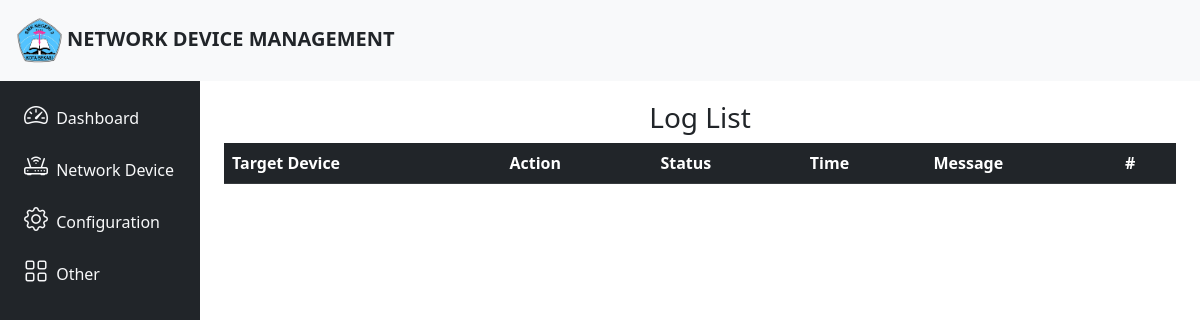
/log/, run on an earlier commit of the app's database.
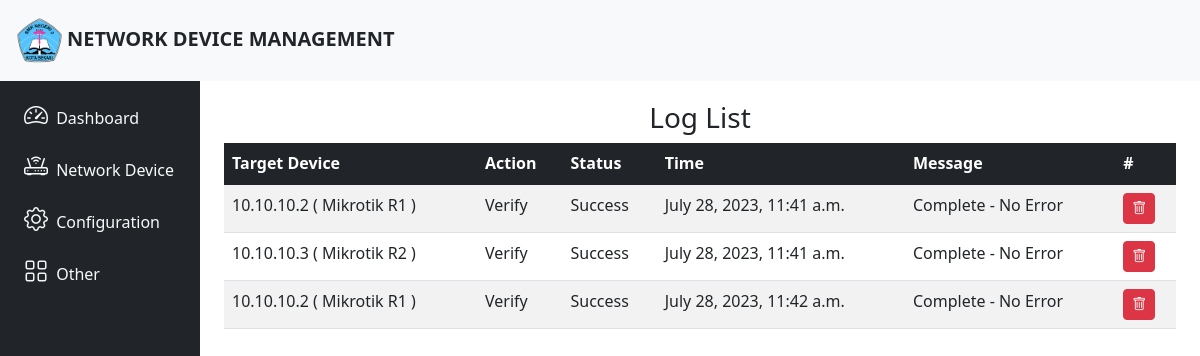
And on a later commit of the database.
### NetworkManager/models.py (models this page shows, shortened)
class Log(models.Model):
    target = models.CharField(max_length=255)
    action = models.CharField(max_length=255)
    status = models.CharField(max_length=255)
    time = models.DateTimeField(null=True)
    message = models.CharField(max_length=255, blank=True)

### NetworkManager/views.py (the view)
# urls.py: path('log/',views.log, name = 'log')
def log(request):
    logs = Log.objects.all()
    context = {
            'logs': logs
        }
    return render(request, 'log.html', context)

### templates/log.html
{% extends 'base.html' %}
{% block content %}
<div class="col py-1">
    <div class="container">
        <div class="row">
            <h3 class="text-center mt-3">Log List</h3>
            <div class="table-responsive">
                <table class="table table-striped table-hover">
                    <thead>
                        <tr class="table-dark">
                            <th scope="col">Target Device</th>
                            <th scope="col">Action</th>
                            <th scope="col">Status</th>
                            <th scope="col">Time</th>
                            <th scope="col">Message</th>
                            <th scope="col">#</th>
                        </tr>
                    </thead>
                    <tbody class="table-group-divider">
                        {% for log in logs %}
                        <tr>
                            <td>{{log.target}}</td>
                            <td>{{log.action}}</td>
                            <td>{{log.status}}</td>
                            <td>{{log.time}}</td>
                            <td>{{log.message}}</td>
                            <td><a href="/admin/NetworkManager/log/{{log.id}}/delete" class="d-none d-sm-inline-block btn btn-sm btn-danger"><i class="bi bi-trash text-white"></i></a></td>
                        </tr>
                        {% endfor %}
                    </tbody>
                </table>
            </div>
        </div>
    </div>
</div>
{% endblock content %}

What changed in the data, as far as the page shows it:
added Log: target "10.10.10.2 ( Mikrotik R1 )", action "Verify", status "Success", time "July 28, 2023, 11:41 a.m.", message "Complete - No Error"
added Log: target "10.10.10.3 ( Mikrotik R2 )", action "Verify", status "Success", time "July 28, 2023, 11:41 a.m.", message "Complete - No Error"
added Log: target "10.10.10.2 ( Mikrotik R1 )", action "Verify", status "Success", time "July 28, 2023, 11:42 a.m.", message "Complete - No Error"
